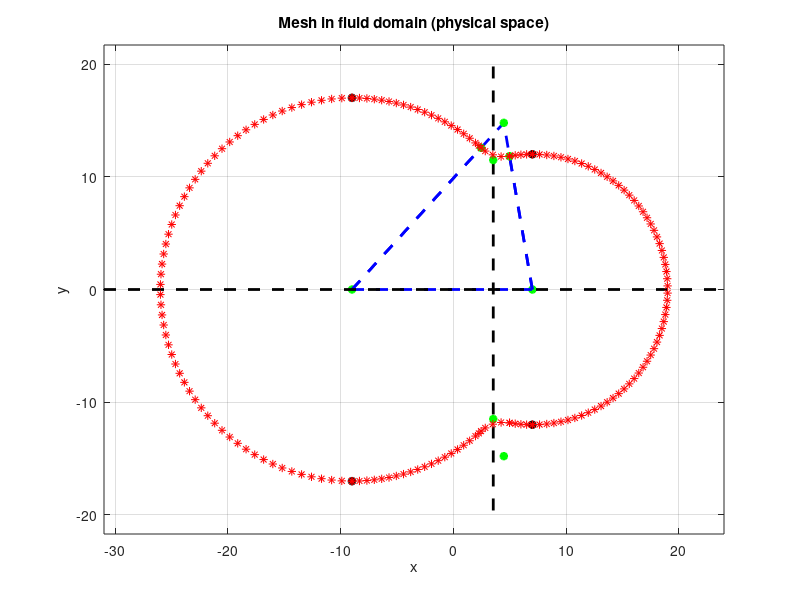

Write the MATLAB code that produced this figure. (Note: this script raises an error after producing the figure.)
clear all
close all
clc
subfunction_path1=genpath('C:\Users\wjq\Desktop\workspace\mesh_generation-master\matlab\Structured');
subfunction_path2=genpath('C:\Users\wjq\Desktop\workspace\interpolation-master\matlab');
subfunction_path3=genpath('C:\Users\wjq\Desktop\differential_geometry-master\differential_geometry-master\matlab');
% subfunction_path4=genpath('C:\Users\wjq\Desktop\workspace\geometry-master\geometry')
addpath(subfunction_path1);
addpath(subfunction_path2);
addpath(subfunction_path3);
% addpath(subfunction_path4);

formatOut = 'mm-dd-yy-HH-MM-SS';
logfullfile=[datestr(now,formatOut),'.log'];
%%%%%%%%%%%%%%%%%%%%%%%%%%%%%%%%%%%%%%%%%%%%%%%%%%%%%%%%%%%%%%%%%%%%%%%%%%%
%%%%%%%%%%%%%%%%%%%%%%%%%%%%%%%%%%%%%%%%%%%%%%%%%%%%%%%%%%%%%%%%%%%%%%%%%%%

x1 = 7;
y1 = 0;
R1 = 12;

x2 = -9;
y2 = 0;
R2 = 17;

R3 = 3;

d = sqrt((x1-x2)^2+(y1-y2)^2);

delta = 0.5*d+0.5*(R2^2-R1^2)/d;
xa = x2 + delta;
xb = xa;

ya = y2 + sqrt(R2^2-delta^2);
yb = y2 - sqrt(R2^2-delta^2);

yc = ya;
err = 1;
it = 0;
tol = 10^-14;
itmax = 100;
while err>=tol && it<itmax
    f = sqrt((R1+R3)^2-yc^2) + sqrt((R2+R3)^2-yc^2) -d;
    df = -yc*(1/sqrt((R1+R3)^2-yc^2) + 1/sqrt((R2+R3)^2-yc^2));
    yc = yc - f/df;
    it = it + 1;
    err = abs(sqrt((R1+R3)^2-yc^2) + sqrt((R2+R3)^2-yc^2) -d);
end

yc = real(yc);
yd = -yc;

xc = x2 + sqrt((R2+R3)^2-yc^2);
xd = xc;

beta = asin(yc/(R1+R3));
gamma = asin(yc/(R2+R3));

xq = x1 - R1*cos(beta);
yq = y1 + R1*sin(beta);

xp = x2 + R2*cos(gamma);
yp = y2 + R2*sin(gamma);

base1 = sqrt(R2^2-ya^2);
base2 = sqrt(R1^2-ya^2);

phi = atan(ya/base1);
psi = atan(ya/base2);

eta1min = 0;
Neta1_1 = 20;
Neta1_2 = 5;
Neta1_3 = 5;
Neta1 = Neta1_1 + Neta1_2 + Neta1_3;
deltaeta1 = 1;
eta1max = eta1min + Neta1*deltaeta1;
eta2min = 0;
Neta2 = 60;
deltaeta2 = 1;
eta2max = eta2min + Neta2*deltaeta2;

N = Neta1*Neta2;

xmin = 0;
xmax = 5;
Nx = Neta1;
ymin = -2.5;
ymax = 3;
Ny = Neta2;

c1 = zeros(1,8);
c2 = zeros(1,8);
c3 = zeros(1,8);
c4 = zeros(1,8);

e1 = zeros(Neta1,6);
e2 = zeros(Neta2,6);
e3 = zeros(Neta1,6);
e4 = zeros(Neta2,6);

c1(1,1) = x2;
c1(1,2) = y2-R2;

c2(1,1) = x1;
c2(1,2) = y1-R1;

c3(1,1) = x1;
c3(1,2) = y1+R1;

c4(1,1) = x2;
c4(1,2) = y2+R2;

theta = (-0.5*pi:pi/(Neta2-1):0.5*pi)';
e4(:,1) = x1 + R1*cos(theta);
e4(:,2) = y1 + R1*sin(theta);

theta = (1.5*pi:-pi/(Neta2-1):0.5*pi)';
e2(:,1) = x2 + R2*cos(theta);
e2(:,2) = y2 + R2*sin(theta);

gammacomp = 0.5*pi - gamma;
betacomp = 0.5*pi - beta;

theta1 = (0.5*pi:(gamma-0.5*pi)/(Neta1_1-1):gamma)';
theta2 = (pi+gammacomp:((1.5*pi+betacomp)-(pi+gammacomp))/(Neta1_2-1):1.5*pi+betacomp)';
theta3 = (pi-beta:-(0.5*pi-beta)/(Neta1_3-1):0.5*pi)';
e3(:,1) = [x2+R2.*cos(theta1); xc+R3.*cos(theta2); x1+R1.*cos(theta3)];
e3(:,2) = [y2+R2.*sin(theta1); yc+R3.*sin(theta2); y1+R1.*sin(theta3)];

e1(:,1) = e3(:,1);
e1(:,2) = -e3(:,2);

f0 = figure();
plot(x1,y1,'g*','LineWidth',2)
hold on
plot(x2,y2,'g*','LineWidth',2)
hold on
plot([x1;xc],[y1;yc],'b--','LineWidth',2)
hold on
plot([x2;xc],[y2;yc],'b--','LineWidth',2)
hold on
plot([x1;xq],[y1;yq],'b--','LineWidth',2)
hold on
plot([x2;xp],[y2;yp],'b--','LineWidth',2)
hold on
plot([x2;x1],[y2;y1],'b--','LineWidth',2)
hold on
plot([xa;xa],[yc+5;yd-5],'k--','LineWidth',2)
hold on
plot([x2-R2-5;x1+R1+5],[y2;y1],'k--','LineWidth',2)
hold on
plot(xa,ya,'g*','LineWidth',2)
hold on
plot(xb,yb,'g*','LineWidth',2)
hold on
plot(xc,yc,'g*','LineWidth',2)
hold on
plot(xd,yd,'g*','LineWidth',2)
hold on
plot(xp,yp,'g*','LineWidth',2)
hold on
plot(xq,yq,'g*','LineWidth',2)
hold on
plot(c1(1,1),c1(1,2),'k*','LineWidth',2)
hold on
plot(c2(1,1),c2(1,2),'k*','LineWidth',2)
hold on
plot(c3(1,1),c3(1,2),'k*','LineWidth',2)
hold on
plot(c4(1,1),c4(1,2),'k*','LineWidth',2)
hold on
grid on
xlabel('x')
ylabel('y')
title('Mesh in fluid domain (physical space)')
axis equal
plot(e1(:,1),e1(:,2),'r*')
hold on
plot(e2(:,1),e2(:,2),'r*')
hold on
plot(e3(:,1),e3(:,2),'r*')
hold on
plot(e4(:,1),e4(:,2),'r*')
hold on
grid on
xlabel('x')
ylabel('y')
title('Mesh in fluid domain (physical space)')
axis equal

lattice = generatelattice2D(eta1min,Neta1,deltaeta1,eta2min,Neta2,deltaeta2,xmin,xmax,Nx,ymin,ymax,Ny);

lattice = transfiniteinterpolation2D(logfullfile,N,lattice(:,1:2),eta1min,eta1max,eta2min,eta2max,Neta1,Neta2,1,e1,e2,e3,e4,c1,c2,c3,c4);

[indicesbulk,indicesinternalbulk,indicesE1,indicesE2,indicesE3,indicesE4,indicesexternalE1,indicesexternalE2,indicesexternalE3,indicesexternalE4,indicesinternalE1,indicesinternalE2,indicesinternalE3,indicesinternalE4,indicesC1,indicesC2,indicesC3,indicesC4,indicesinternalC1,indicesinternalC2,indicesinternalC3,indicesinternalC4] = getindices2D(logfullfile,Nx,Ny);

scrsz = get(0,'ScreenSize');

f = figure('Position',[1 1 ceil(0.5*scrsz(3)) ceil(0.5*scrsz(4))]);
title('Computational and physical domains')
hold on

subplot(1,2,1);
subplot(1,2,2);

hsubfigs = get(f,'Children');

fcomp = hsubfigs(2);
fphys = hsubfigs(1);

subplot(fcomp);
plot(lattice(:,1),lattice(:,2),'.')
hold on
grid on
xlabel('$\xi_{1}$','Interpreter','LaTex')
ylabel('$\xi_{2}$','Interpreter','LaTex')
title('Mesh in lattice domain (computational space)')

subplot(fphys);
plot(lattice(:,3),lattice(:,4),'.')
hold on
grid on
xlabel('x')
ylabel('y')
title('Mesh in fluid domain (physical space)')

axis([fcomp fphys],'equal')
axis(fcomp,[0 100 0 100])
%axis(fphys,[0 11 -5 11])

figure()
plot(lattice(:,3),lattice(:,4),'.')
hold on
grid on
xlabel('x')
ylabel('y')
title('Mesh in fluid domain (physical space)')

figure();
plot(lattice(indicesC1,3),lattice(indicesC1,4),'.')
hold on
plot(lattice(indicesC2,3),lattice(indicesC2,4),'.')
hold on
plot(lattice(indicesC3,3),lattice(indicesC3,4),'.')
hold on
plot(lattice(indicesC4,3),lattice(indicesC4,4),'.')
hold on
plot(lattice(indicesE1,3),lattice(indicesE1,4),'.')
hold on
%plot(lattice(indicesE2,3),lattice(indicesE2,4),'.')
hold on
plot(lattice(indicesE3,3),lattice(indicesE3,4),'.')
hold on
plot(lattice(indicesE4,3),lattice(indicesE4,4),'.')
hold on
grid on
xlabel('x')
ylabel('y')
title('Mesh in fluid domain (physical space) - transfinite interpolation')
axis equal

figure();
plot(lattice(indicesC1,1),lattice(indicesC1,2),'.')
hold on
plot(lattice(indicesC2,1),lattice(indicesC2,2),'.')
hold on
plot(lattice(indicesC3,1),lattice(indicesC3,2),'.')
hold on
plot(lattice(indicesC4,1),lattice(indicesC4,2),'.')
hold on
plot(lattice(indicesE1,1),lattice(indicesE1,2),'.')
hold on
%plot(lattice(indicesE2,1),lattice(indicesE2,2),'.')
hold on
plot(lattice(indicesE3,1),lattice(indicesE3,2),'.')
hold on
plot(lattice(indicesE4,1),lattice(indicesE4,2),'.')
hold on
grid on
xlabel('x')
ylabel('y')
title('Mesh in fluid domain (physical space) - transfinite interpolation')
axis equal

%%%%%%%%%%%%%%%%%%%%%%%%%%%%%%%%%%%%%%%%%%%%%%%%%%%%%%%%%%%%%%%%%%%%%%%%%%%
periodicity = 0;
deltaq = [deltaeta1 deltaeta2];
[structuralneighbours,shearneighbours,bendneighbours,firstdevneighbours] = build_neighbourhoods2D(logfullfile,N,Nx,0,0,0,0,0,indicesbulk,indicesinternalbulk,indicesE1,indicesE2,indicesE3,indicesE4,indicesexternalE1,indicesexternalE2,indicesexternalE3,indicesexternalE4,indicesinternalE1,indicesinternalE2,indicesinternalE3,indicesinternalE4,indicesC1,indicesC2,indicesC3,indicesC4,indicesinternalC1,indicesinternalC2,indicesinternalC3,indicesinternalC4);
                                                                                                  
itmax = 10;
tol = 10^-4;

lattice10 = ellipticgridgen2D(Nx,N,lattice,deltaq,indicesbulk,indicesE1,indicesE2,indicesE3,indicesE4,indicesC1,indicesC2,indicesC3,indicesC4,firstdevneighbours,itmax,tol); 

scrsz = get(0,'ScreenSize');

f = figure('Position',[1 1 ceil(0.5*scrsz(3)) ceil(0.5*scrsz(4))]);
title('Computational and physical domains')
hold on

subplot(1,2,1);
subplot(1,2,2);

hsubfigs = get(f,'Children');

fcomp = hsubfigs(2);
fphys = hsubfigs(1);

subplot(fcomp);
plot(lattice10(:,1),lattice10(:,2),'.')
hold on
grid on
xlabel('$\xi_{1}$','Interpreter','LaTex')
ylabel('$\xi_{2}$','Interpreter','LaTex')
title('Mesh in lattice domain (computational space)')

subplot(fphys);
plot(lattice10(:,5),lattice10(:,6),'.')
hold on
grid on
xlabel('x')
ylabel('y')
title('Mesh in fluid domain (physical space) - elliptic smoothing 10 it')

axis([fcomp fphys],'equal')
axis(fcomp,[0 100 0 100])
%axis(fphys,[0 11 -5 11])


itmax = 50;
tol = 10^-4;

lattice50 = ellipticgridgen2D(Nx,N,lattice,deltaq,indicesbulk,indicesE1,indicesE2,indicesE3,indicesE4,indicesC1,indicesC2,indicesC3,indicesC4,firstdevneighbours,itmax,tol); 

scrsz = get(0,'ScreenSize');

f = figure('Position',[1 1 ceil(0.5*scrsz(3)) ceil(0.5*scrsz(4))]);
title('Computational and physical domains')
hold on

subplot(1,2,1);
subplot(1,2,2);

hsubfigs = get(f,'Children');

fcomp = hsubfigs(2);
fphys = hsubfigs(1);

subplot(fcomp);
plot(lattice50(:,1),lattice50(:,2),'.')
hold on
grid on
xlabel('$\xi_{1}$','Interpreter','LaTex')
ylabel('$\xi_{2}$','Interpreter','LaTex')
title('Mesh in lattice domain (computational space)')

subplot(fphys);
plot(lattice50(:,5),lattice50(:,6),'.')
hold on
grid on
xlabel('x')
ylabel('y')
title('Mesh in fluid domain (physical space) - elliptic smoothing 50 it')

axis([fcomp fphys],'equal')
axis(fcomp,[0 100 0 100])
%axis(fphys,[0 11 -5 11])


itmax = 100;
tol = 10^-4;

lattice100 = ellipticgridgen2D(Nx,N,lattice,deltaq,indicesbulk,indicesE1,indicesE2,indicesE3,indicesE4,indicesC1,indicesC2,indicesC3,indicesC4,firstdevneighbours,itmax,tol); 

scrsz = get(0,'ScreenSize');

f = figure('Position',[1 1 ceil(0.5*scrsz(3)) ceil(0.5*scrsz(4))]);
title('Computational and physical domains')
hold on

subplot(1,2,1);
subplot(1,2,2);

hsubfigs = get(f,'Children');

fcomp = hsubfigs(2);
fphys = hsubfigs(1);

subplot(fcomp);
plot(lattice100(:,1),lattice100(:,2),'.')
hold on
grid on
xlabel('$\xi_{1}$','Interpreter','LaTex')
ylabel('$\xi_{2}$','Interpreter','LaTex')
title('Mesh in lattice domain (computational space)')

subplot(fphys);
plot(lattice100(:,5),lattice100(:,6),'.')
hold on
grid on
xlabel('x')
ylabel('y')
title('Mesh in fluid domain (physical space) - elliptic smoothing 100 it')

axis([fcomp fphys],'equal')
axis(fcomp,[0 100 0 100])
%axis(fphys,[0 11 -5 11])

itmax = 1000;
tol = 10^-4;

lattice1000 = ellipticgridgen2D(Nx,N,lattice,deltaq,indicesbulk,indicesE1,indicesE2,indicesE3,indicesE4,indicesC1,indicesC2,indicesC3,indicesC4,firstdevneighbours,itmax,tol); 

scrsz = get(0,'ScreenSize');

f = figure('Position',[1 1 ceil(0.5*scrsz(3)) ceil(0.5*scrsz(4))]);
title('Computational and physical domains')
hold on

subplot(1,2,1);
subplot(1,2,2);

hsubfigs = get(f,'Children');

fcomp = hsubfigs(2);
fphys = hsubfigs(1);

subplot(fcomp);
plot(lattice1000(:,1),lattice1000(:,2),'.')
hold on
grid on
xlabel('$\xi_{1}$','Interpreter','LaTex')
ylabel('$\xi_{2}$','Interpreter','LaTex')
title('Mesh in lattice domain (computational space)')

subplot(fphys);
plot(lattice1000(:,5),lattice1000(:,6),'.')
hold on
grid on
xlabel('x')
ylabel('y')
title('Mesh in fluid domain (physical space) - elliptic smoothing 1000 it')

axis([fcomp fphys],'equal')
axis(fcomp,[0 100 0 100])
%axis(fphys,[0 11 -5 11])

itmax = 5000;
tol = 10^-4;

lattice5000 = ellipticgridgen2D(Nx,N,lattice,deltaq,indicesbulk,indicesE1,indicesE2,indicesE3,indicesE4,indicesC1,indicesC2,indicesC3,indicesC4,firstdevneighbours,itmax,tol); 

scrsz = get(0,'ScreenSize');

f = figure('Position',[1 1 ceil(0.5*scrsz(3)) ceil(0.5*scrsz(4))]);
title('Computational and physical domains')
hold on

subplot(1,2,1);
subplot(1,2,2);

hsubfigs = get(f,'Children');

fcomp = hsubfigs(2);
fphys = hsubfigs(1);

subplot(fcomp);
plot(lattice5000(:,1),lattice5000(:,2),'.')
hold on
grid on
xlabel('$\xi_{1}$','Interpreter','LaTex')
ylabel('$\xi_{2}$','Interpreter','LaTex')
title('Mesh in lattice domain (computational space)')

subplot(fphys);
plot(lattice5000(:,5),lattice5000(:,6),'.')
hold on
grid on
xlabel('x')
ylabel('y')
title('Mesh in fluid domain (physical space) - elliptic smoothing 5000 it')

axis([fcomp fphys],'equal')
axis(fcomp,[0 100 0 100])
%axis(fphys,[0 11 -5 11])


itmax = 10000;
tol = 10^-4;

lattice10000 = ellipticgridgen2D(Nx,N,lattice,deltaq,indicesbulk,indicesE1,indicesE2,indicesE3,indicesE4,indicesC1,indicesC2,indicesC3,indicesC4,firstdevneighbours,itmax,tol); 

scrsz = get(0,'ScreenSize');

f = figure('Position',[1 1 ceil(0.5*scrsz(3)) ceil(0.5*scrsz(4))]);
title('Computational and physical domains')
hold on

subplot(1,2,1);
subplot(1,2,2);

hsubfigs = get(f,'Children');

fcomp = hsubfigs(2);
fphys = hsubfigs(1);

subplot(fcomp);
plot(lattice10000(:,1),lattice10000(:,2),'.')
hold on
grid on
xlabel('$\xi_{1}$','Interpreter','LaTex')
ylabel('$\xi_{2}$','Interpreter','LaTex')
title('Mesh in lattice domain (computational space)')

subplot(fphys);
plot(lattice10000(:,5),lattice10000(:,6),'.')
hold on
grid on
xlabel('x')
ylabel('y')
title('Mesh in fluid domain (physical space) - elliptic smoothing 10000 it')

axis([fcomp fphys],'equal')
axis(fcomp,[0 100 0 100])
%axis(fphys,[0 11 -5 11])

itmax = 50000;
tol = 10^-4;

lattice50000 = ellipticgridgen2D(Nx,N,lattice,deltaq,indicesbulk,indicesE1,indicesE2,indicesE3,indicesE4,indicesC1,indicesC2,indicesC3,indicesC4,firstdevneighbours,itmax,tol); 

scrsz = get(0,'ScreenSize');

f = figure('Position',[1 1 ceil(0.5*scrsz(3)) ceil(0.5*scrsz(4))]);
title('Computational and physical domains')
hold on

subplot(1,2,1);
subplot(1,2,2);

hsubfigs = get(f,'Children');

fcomp = hsubfigs(2);
fphys = hsubfigs(1);

subplot(fcomp);
plot(lattice50000(:,1),lattice50000(:,2),'.')
hold on
grid on
xlabel('$\xi_{1}$','Interpreter','LaTex')
ylabel('$\xi_{2}$','Interpreter','LaTex')
title('Mesh in lattice domain (computational space)')

subplot(fphys);
plot(lattice50000(:,5),lattice50000(:,6),'.')
hold on
grid on
xlabel('x')
ylabel('y')
title('Mesh in fluid domain (physical space) - elliptic smoothing 50000 it')

axis([fcomp fphys],'equal')
axis(fcomp,[0 100 0 100])
%axis(fphys,[0 11 -5 11])

itmax = 100000;
tol = 10^-4;

lattice100000 = ellipticgridgen2D(Nx,N,lattice,deltaq,indicesbulk,indicesE1,indicesE2,indicesE3,indicesE4,indicesC1,indicesC2,indicesC3,indicesC4,firstdevneighbours,itmax,tol); 

scrsz = get(0,'ScreenSize');

f = figure('Position',[1 1 ceil(0.5*scrsz(3)) ceil(0.5*scrsz(4))]);
title('Computational and physical domains')
hold on

subplot(1,2,1);
subplot(1,2,2);

hsubfigs = get(f,'Children');

fcomp = hsubfigs(2);
fphys = hsubfigs(1);

subplot(fcomp);
plot(lattice100000(:,1),lattice100000(:,2),'.')
hold on
grid on
xlabel('$\xi_{1}$','Interpreter','LaTex')
ylabel('$\xi_{2}$','Interpreter','LaTex')
title('Mesh in lattice domain (computational space)')

subplot(fphys);
plot(lattice100000(:,5),lattice100000(:,6),'.')
hold on
grid on
xlabel('x')
ylabel('y')
title('Mesh in fluid domain (physical space) - elliptic smoothing 100000 it')

axis([fcomp fphys],'equal')
axis(fcomp,[0 100 0 100])
%axis(fphys,[0 11 -5 11])

itmax = 500000;
tol = 10^-4;

lattice500000 = ellipticgridgen2D(Nx,N,lattice,deltaq,indicesbulk,indicesE1,indicesE2,indicesE3,indicesE4,indicesC1,indicesC2,indicesC3,indicesC4,firstdevneighbours,itmax,tol); 

scrsz = get(0,'ScreenSize');

f = figure('Position',[1 1 ceil(0.5*scrsz(3)) ceil(0.5*scrsz(4))]);
title('Computational and physical domains')
hold on

subplot(1,2,1);
subplot(1,2,2);

hsubfigs = get(f,'Children');

fcomp = hsubfigs(2);
fphys = hsubfigs(1);

subplot(fcomp);
plot(lattice500000(:,1),lattice500000(:,2),'.')
hold on
grid on
xlabel('$\xi_{1}$','Interpreter','LaTex')
ylabel('$\xi_{2}$','Interpreter','LaTex')
title('Mesh in lattice domain (computational space)')

subplot(fphys);
plot(lattice500000(:,5),lattice500000(:,6),'.')
hold on
grid on
xlabel('x')
ylabel('y')
title('Mesh in fluid domain (physical space) - elliptic smoothing 500000 it')

axis([fcomp fphys],'equal')
axis(fcomp,[0 100 0 100])
%axis(fphys,[0 11 -5 11])

itmax = 1000000;
tol = 10^-4;

lattice1000000 = ellipticgridgen2D(Nx,N,lattice,deltaq,indicesbulk,indicesE1,indicesE2,indicesE3,indicesE4,indicesC1,indicesC2,indicesC3,indicesC4,firstdevneighbours,itmax,tol); 

scrsz = get(0,'ScreenSize');

f = figure('Position',[1 1 ceil(0.5*scrsz(3)) ceil(0.5*scrsz(4))]);
title('Computational and physical domains')
hold on

subplot(1,2,1);
subplot(1,2,2);

hsubfigs = get(f,'Children');

fcomp = hsubfigs(2);
fphys = hsubfigs(1);

subplot(fcomp);
plot(lattice1000000(:,1),lattice1000000(:,2),'.')
hold on
grid on
xlabel('$\xi_{1}$','Interpreter','LaTex')
ylabel('$\xi_{2}$','Interpreter','LaTex')
title('Mesh in lattice domain (computational space)')

subplot(fphys);
plot(lattice1000000(:,5),lattice1000000(:,6),'.')
hold on
grid on
xlabel('x')
ylabel('y')
title('Mesh in fluid domain (physical space) - elliptic smoothing 1000000 it')

axis([fcomp fphys],'equal')
axis(fcomp,[0 100 0 100])
%axis(fphys,[0 11 -5 11])

%%%%%%%%%%%%%%%%%%%%%%%%%%%%%%%%%%%%%%%%%%%%%%%%%%%%%%%%%%%%%%%%%%%%%%%%%%
periodicity = 0;
deltaq = [deltaeta1 deltaeta2];
[structuralneighbours,shearneighbours,bendneighbours,firstdevneighbours] = build_neighbourhoods2D(logfullfile,N,Nx,0,0,0,0,0,indicesbulk,indicesinternalbulk,indicesE1,indicesE2,indicesE3,indicesE4,indicesexternalE1,indicesexternalE2,indicesexternalE3,indicesexternalE4,indicesinternalE1,indicesinternalE2,indicesinternalE3,indicesinternalE4,indicesC1,indicesC2,indicesC3,indicesC4,indicesinternalC1,indicesinternalC2,indicesinternalC3,indicesinternalC4);

itmax = 10;
tol = 10^-4;

lattice10 = sparseellipticgridgen2D(logfullfile,Nx,N,lattice,deltaq,0,0,indicesbulk,indicesE1,indicesE2,indicesE3,indicesE4,indicesC1,indicesC2,indicesC3,indicesC4,firstdevneighbours,itmax,tol,0); 

scrsz = get(0,'ScreenSize');

f = figure('Position',[1 1 ceil(0.5*scrsz(3)) ceil(0.5*scrsz(4))]);
title('Computational and physical domains')
hold on

subplot(1,2,1);
subplot(1,2,2);

hsubfigs = get(f,'Children');

fcomp = hsubfigs(2);
fphys = hsubfigs(1);

subplot(fcomp);
plot(lattice10(:,1),lattice10(:,2),'.')
hold on
grid on
xlabel('$\xi_{1}$','Interpreter','LaTex')
ylabel('$\xi_{2}$','Interpreter','LaTex')
title('Mesh in lattice domain (computational space)')

subplot(fphys);
plot(lattice10(:,5),lattice10(:,6),'.')
hold on
grid on
xlabel('x')
ylabel('y')
title('Mesh in fluid domain (physical space) - elliptic smoothing 10 it')

axis([fcomp fphys],'equal')
axis(fcomp,[0 100 0 100])
%axis(fphys,[0 11 -5 11])


itmax = 50;
tol = 10^-4;

lattice50 = sparseellipticgridgen2D(logfullfile,Nx,N,lattice,deltaq,0,0,indicesbulk,indicesE1,indicesE2,indicesE3,indicesE4,indicesC1,indicesC2,indicesC3,indicesC4,firstdevneighbours,itmax,tol,0); 

scrsz = get(0,'ScreenSize');

f = figure('Position',[1 1 ceil(0.5*scrsz(3)) ceil(0.5*scrsz(4))]);
title('Computational and physical domains')
hold on

subplot(1,2,1);
subplot(1,2,2);

hsubfigs = get(f,'Children');

fcomp = hsubfigs(2);
fphys = hsubfigs(1);

subplot(fcomp);
plot(lattice50(:,1),lattice50(:,2),'.')
hold on
grid on
xlabel('$\xi_{1}$','Interpreter','LaTex')
ylabel('$\xi_{2}$','Interpreter','LaTex')
title('Mesh in lattice domain (computational space)')

subplot(fphys);
plot(lattice50(:,5),lattice50(:,6),'.')
hold on
grid on
xlabel('x')
ylabel('y')
title('Mesh in fluid domain (physical space) - elliptic smoothing 50 it')

axis([fcomp fphys],'equal')
axis(fcomp,[0 100 0 100])
%axis(fphys,[0 11 -5 11])


itmax = 100;
tol = 10^-4;

lattice100 = sparseellipticgridgen2D(logfullfile,Nx,N,lattice,deltaq,0,0,indicesbulk,indicesE1,indicesE2,indicesE3,indicesE4,indicesC1,indicesC2,indicesC3,indicesC4,firstdevneighbours,itmax,tol,0); 
             %sparseellipticgridgen2D(logfullfile,Nx,N,lattice,deltaq,flagperiodicity,periodicity,indicesbulk,indicesE1,indicesE2,indicesE3,indicesE4,indicesC1,indicesC2,indicesC3,indicesC4,firstdevneighbours,itmax,tol,spyflag)
scrsz = get(0,'ScreenSize');

f = figure('Position',[1 1 ceil(0.5*scrsz(3)) ceil(0.5*scrsz(4))]);
title('Computational and physical domains')
hold on

subplot(1,2,1);
subplot(1,2,2);

hsubfigs = get(f,'Children');

fcomp = hsubfigs(2);
fphys = hsubfigs(1);

subplot(fcomp);
plot(lattice100(:,1),lattice100(:,2),'.')
hold on
grid on
xlabel('$\xi_{1}$','Interpreter','LaTex')
ylabel('$\xi_{2}$','Interpreter','LaTex')
title('Mesh in lattice domain (computational space)')

subplot(fphys);
plot(lattice100(:,5),lattice100(:,6),'.')
hold on
grid on
xlabel('x')
ylabel('y')
title('Mesh in fluid domain (physical space) - elliptic smoothing 100 it')

axis([fcomp fphys],'equal')
axis(fcomp,[0 100 0 100])
%axis(fphys,[0 11 -5 11])

itmax = 1000;
tol = 10^-4;

lattice1000 = sparseellipticgridgen2D(logfullfile,Nx,N,lattice,deltaq,0,0,indicesbulk,indicesE1,indicesE2,indicesE3,indicesE4,indicesC1,indicesC2,indicesC3,indicesC4,firstdevneighbours,itmax,tol,0); 

scrsz = get(0,'ScreenSize');

f = figure('Position',[1 1 ceil(0.5*scrsz(3)) ceil(0.5*scrsz(4))]);
title('Computational and physical domains')
hold on

subplot(1,2,1);
subplot(1,2,2);

hsubfigs = get(f,'Children');

fcomp = hsubfigs(2);
fphys = hsubfigs(1);

subplot(fcomp);
plot(lattice1000(:,1),lattice1000(:,2),'.')
hold on
grid on
xlabel('$\xi_{1}$','Interpreter','LaTex')
ylabel('$\xi_{2}$','Interpreter','LaTex')
title('Mesh in lattice domain (computational space)')

subplot(fphys);
plot(lattice1000(:,5),lattice1000(:,6),'.')
hold on
grid on
xlabel('x')
ylabel('y')
title('Mesh in fluid domain (physical space) - elliptic smoothing 1000 it')

axis([fcomp fphys],'equal')
axis(fcomp,[0 100 0 100])
%axis(fphys,[0 11 -5 11])

itmax = 5000;
tol = 10^-4;

lattice5000 = sparseellipticgridgen2D(logfullfile,Nx,N,lattice,deltaq,0,0,indicesbulk,indicesE1,indicesE2,indicesE3,indicesE4,indicesC1,indicesC2,indicesC3,indicesC4,firstdevneighbours,itmax,tol,0); 

scrsz = get(0,'ScreenSize');

f = figure('Position',[1 1 ceil(0.5*scrsz(3)) ceil(0.5*scrsz(4))]);
title('Computational and physical domains')
hold on

subplot(1,2,1);
subplot(1,2,2);

hsubfigs = get(f,'Children');

fcomp = hsubfigs(2);
fphys = hsubfigs(1);

subplot(fcomp);
plot(lattice5000(:,1),lattice5000(:,2),'.')
hold on
grid on
xlabel('$\xi_{1}$','Interpreter','LaTex')
ylabel('$\xi_{2}$','Interpreter','LaTex')
title('Mesh in lattice domain (computational space)')

subplot(fphys);
plot(lattice5000(:,5),lattice5000(:,6),'.')
hold on
grid on
xlabel('x')
ylabel('y')
title('Mesh in fluid domain (physical space) - elliptic smoothing 5000 it')

axis([fcomp fphys],'equal')
axis(fcomp,[0 100 0 100])
%axis(fphys,[0 11 -5 11])


itmax = 10000;
tol = 10^-4;

lattice10000 = sparseellipticgridgen2D(logfullfile,Nx,N,lattice,deltaq,0,0,indicesbulk,indicesE1,indicesE2,indicesE3,indicesE4,indicesC1,indicesC2,indicesC3,indicesC4,firstdevneighbours,itmax,tol,0); 

scrsz = get(0,'ScreenSize');

f = figure('Position',[1 1 ceil(0.5*scrsz(3)) ceil(0.5*scrsz(4))]);
title('Computational and physical domains')
hold on

subplot(1,2,1);
subplot(1,2,2);

hsubfigs = get(f,'Children');

fcomp = hsubfigs(2);
fphys = hsubfigs(1);

subplot(fcomp);
plot(lattice10000(:,1),lattice10000(:,2),'.')
hold on
grid on
xlabel('$\xi_{1}$','Interpreter','LaTex')
ylabel('$\xi_{2}$','Interpreter','LaTex')
title('Mesh in lattice domain (computational space)')

subplot(fphys);
plot(lattice10000(:,5),lattice10000(:,6),'.')
hold on
grid on
xlabel('x')
ylabel('y')
title('Mesh in fluid domain (physical space) - elliptic smoothing 10000 it')

axis([fcomp fphys],'equal')
axis(fcomp,[0 100 0 100])
%axis(fphys,[0 11 -5 11])

itmax = 50000;
tol = 10^-4;

lattice50000 = sparseellipticgridgen2D(logfullfile,Nx,N,lattice,deltaq,0,0,indicesbulk,indicesE1,indicesE2,indicesE3,indicesE4,indicesC1,indicesC2,indicesC3,indicesC4,firstdevneighbours,itmax,tol,0); 

scrsz = get(0,'ScreenSize');

f = figure('Position',[1 1 ceil(0.5*scrsz(3)) ceil(0.5*scrsz(4))]);
title('Computational and physical domains')
hold on

subplot(1,2,1);
subplot(1,2,2);

hsubfigs = get(f,'Children');

fcomp = hsubfigs(2);
fphys = hsubfigs(1);

subplot(fcomp);
plot(lattice50000(:,1),lattice50000(:,2),'.')
hold on
grid on
xlabel('$\xi_{1}$','Interpreter','LaTex')
ylabel('$\xi_{2}$','Interpreter','LaTex')
title('Mesh in lattice domain (computational space)')

subplot(fphys);
plot(lattice50000(:,5),lattice50000(:,6),'.')
hold on
grid on
xlabel('x')
ylabel('y')
title('Mesh in fluid domain (physical space) - elliptic smoothing 50000 it')

axis([fcomp fphys],'equal')
axis(fcomp,[0 100 0 100])
%axis(fphys,[0 11 -5 11])

itmax = 100000;
tol = 10^-4;

lattice100000 = sparseellipticgridgen2D(logfullfile,Nx,N,lattice,deltaq,0,0,indicesbulk,indicesE1,indicesE2,indicesE3,indicesE4,indicesC1,indicesC2,indicesC3,indicesC4,firstdevneighbours,itmax,tol,0); 

scrsz = get(0,'ScreenSize');

f = figure('Position',[1 1 ceil(0.5*scrsz(3)) ceil(0.5*scrsz(4))]);
title('Computational and physical domains')
hold on

subplot(1,2,1);
subplot(1,2,2);

hsubfigs = get(f,'Children');

fcomp = hsubfigs(2);
fphys = hsubfigs(1);

subplot(fcomp);
plot(lattice100000(:,1),lattice100000(:,2),'.')
hold on
grid on
xlabel('$\xi_{1}$','Interpreter','LaTex')
ylabel('$\xi_{2}$','Interpreter','LaTex')
title('Mesh in lattice domain (computational space)')

subplot(fphys);
plot(lattice100000(:,5),lattice100000(:,6),'.')
hold on
grid on
xlabel('x')
ylabel('y')
title('Mesh in fluid domain (physical space) - elliptic smoothing 100000 it')

axis([fcomp fphys],'equal')
axis(fcomp,[0 100 0 100])
%axis(fphys,[0 11 -5 11])

itmax = 500000;
tol = 10^-4;

lattice500000 = sparseellipticgridgen2D(logfullfile,Nx,N,lattice,deltaq,0,0,indicesbulk,indicesE1,indicesE2,indicesE3,indicesE4,indicesC1,indicesC2,indicesC3,indicesC4,firstdevneighbours,itmax,tol,0); 

scrsz = get(0,'ScreenSize');

f = figure('Position',[1 1 ceil(0.5*scrsz(3)) ceil(0.5*scrsz(4))]);
title('Computational and physical domains')
hold on

subplot(1,2,1);
subplot(1,2,2);

hsubfigs = get(f,'Children');

fcomp = hsubfigs(2);
fphys = hsubfigs(1);

subplot(fcomp);
plot(lattice500000(:,1),lattice500000(:,2),'.')
hold on
grid on
xlabel('$\xi_{1}$','Interpreter','LaTex')
ylabel('$\xi_{2}$','Interpreter','LaTex')
title('Mesh in lattice domain (computational space)')

subplot(fphys);
plot(lattice500000(:,5),lattice500000(:,6),'.')
hold on
grid on
xlabel('x')
ylabel('y')
title('Mesh in fluid domain (physical space) - elliptic smoothing 500000 it')

axis([fcomp fphys],'equal')
axis(fcomp,[0 100 0 100])
%axis(fphys,[0 11 -5 11])

itmax = 1000000;
tol = 10^-4;

lattice1000000 = sparseellipticgridgen2D(logfullfile,Nx,N,lattice,deltaq,0,0,indicesbulk,indicesE1,indicesE2,indicesE3,indicesE4,indicesC1,indicesC2,indicesC3,indicesC4,firstdevneighbours,itmax,tol,0); 

scrsz = get(0,'ScreenSize');

f = figure('Position',[1 1 ceil(0.5*scrsz(3)) ceil(0.5*scrsz(4))]);
title('Computational and physical domains')
hold on

subplot(1,2,1);
subplot(1,2,2);

hsubfigs = get(f,'Children');

fcomp = hsubfigs(2);
fphys = hsubfigs(1);

subplot(fcomp);
plot(lattice1000000(:,1),lattice1000000(:,2),'.')
hold on
grid on
xlabel('$\xi_{1}$','Interpreter','LaTex')
ylabel('$\xi_{2}$','Interpreter','LaTex')
title('Mesh in lattice domain (computational space)')

subplot(fphys);
plot(lattice1000000(:,5),lattice1000000(:,6),'.')
hold on
grid on
xlabel('x')
ylabel('y')
title('Mesh in fluid domain (physical space) - elliptic smoothing 1000000 it')

axis([fcomp fphys],'equal')
axis(fcomp,[0 100 0 100])
%axis(fphys,[0 11 -5 11])
